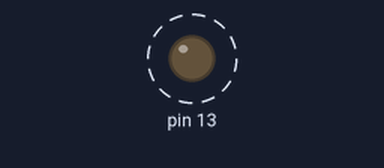
Simulated run of this sketch. Board: Arduino Uno, built with avr-gcc and run on an emulated ATmega328P. Parts: output pins drawn as LEDs (lit = HIGH). Dashed ring = blinking.

Above: at 0.2 s.
Timing chart, 0 to 4.8 s (numbered marks = the images above):
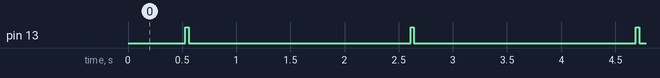

The sketch:

2_many_led_media_art.ino
```cpp
#include "led.h"
Led led1(32);
Led led2(13);
Led led3(26);
Led led4(25);
Led led5(22);
Led led6(23);

void setup() {
}

void loop() {
  led1.on_off(30, 500); //켜져있는 시간, 꺼져있는 시간 밀리초
  led2.on_off(30, 100);
  led3.on_off(30, 100);
  led4.on_off(30, 100);
  led5.on_off(30, 100);
  led6.on_off(30, 1000);
}
```

led.h
```cpp
class Led {
public:
	int pin;
	Led(int _pin) {
		pin=_pin;
	  pinMode(pin, OUTPUT);
	}

	void on() {
	  digitalWrite(pin,1);
	}

	void off() {
	  digitalWrite(pin,0);
	}

	void on_off(int _on, int _off) {
		on();
		delay(_on);
		off();
		delay(_off);
	}
};
```

Measured:
- by itself, pin 13: alternates HIGH for 0.03 s and LOW for 2.1 s
